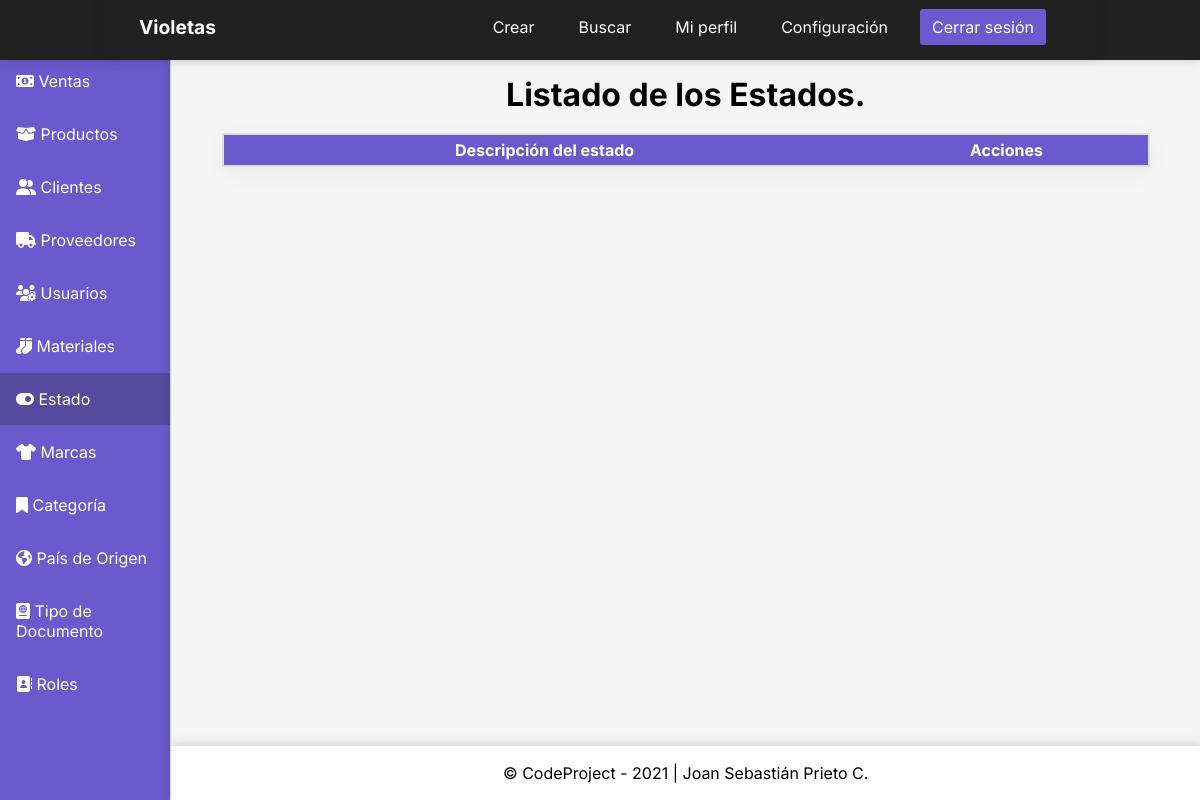
Page /dashboardestado on the earlier database version.
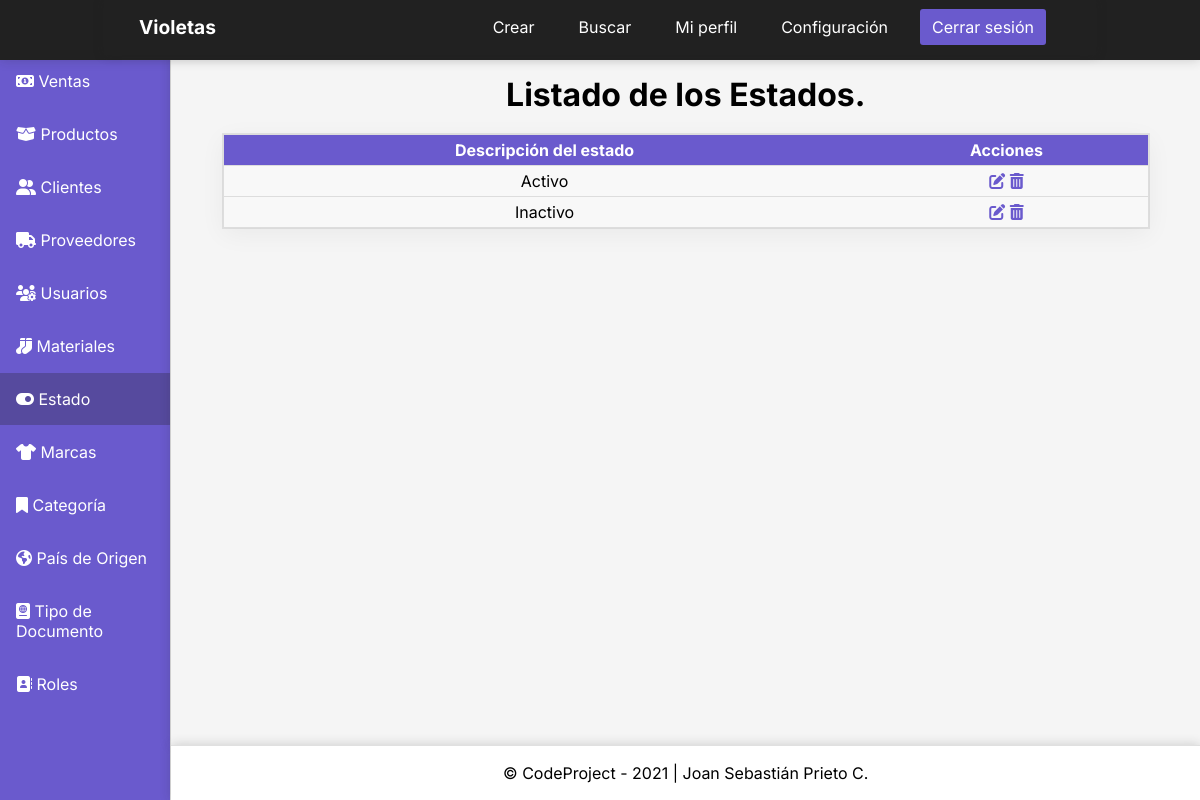
Same page on the later database version.
### InventoryApp/models.py (models this page shows, shortened)
class Estado(models.Model):
    DescripcionEstado = models.CharField('Descripción del estado', max_length = 100)
    class Meta:
        verbose_name = 'Estado'
        verbose_name_plural = 'Estados'
        db_table = 'estados'
        ordering = ['id']

### Project/views.py (the view)
# urls.py: path('dashboardestado', views.dashboardestado, name='dashestado'), # Registro creado
def dashboardestado(request):
    estados = (Estado.objects.all()) # Creo variable que traiga todos los datos de la tabla Estado.
    return render(request, 'dashboardestado.html', {
        'estado' : estados # Con este código busco todos los datos de la tabla Estado y los envío a la vista.
} )

### Templates/dashboardestado.html (shortened to what the changed rows need)
{% load static %}
<!DOCTYPE html>
<html lang="en">
<head>
    <link rel="stylesheet" href="{% static 'CSS/stylesdashboard.css' %}">
</head>
<body>
    <div class="container">
        <main>
            <h1>Listado de los Estados.</h1>
            <table class="table">
                <thead>
                    <tr>
                        <th>Descripción del estado</th>
                        <th>Acciones</th>
                    </tr>
                </thead>
                <tbody>
                    {% for estado in estado %}
                    <tr>
                        <td data-label="Rol">{{estado.DescripcionEstado}}</td>
                        <td data-label="Gestión">
                            <a href="{% url 'updateestados' estado.id %}"><i class="fas fa-edit"></i></a>
                            <a href="#" onclick="eliminarEstados({{ estado.id }})"><i class="fas fa-trash-alt"></i></a>
                        </td>
                    </tr>
                    {% endfor %}
                </tbody>
            </table>
        </main>
      </div>
</body>
</html>

Differences in the rows shown:
added Estado: DescripcionEstado "Activo"
added Estado: DescripcionEstado "Inactivo"
